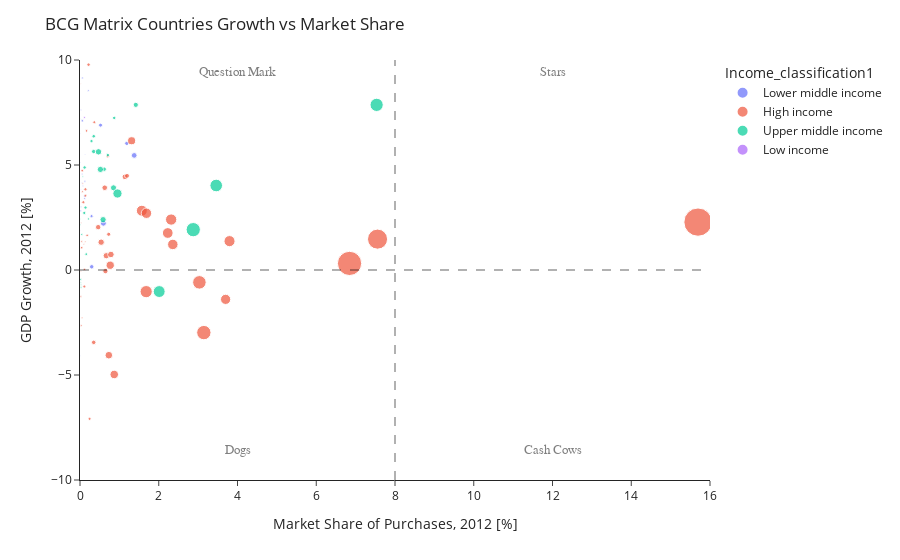

The notebook cell saved with this chart:
### Code cell
data = px.scatter(df2, x="percent", y='growth_GDP',size='count_amount', color='Income_classification1 ', hover_name='country_name',
                  size_max=20)

layout = go.Layout(
    title='Growth-Share Matrix of countries Madrid transactions',
    xaxis=dict(
        title='Market Share of Purchases, 2012 [%]',
        gridcolor='rgb(255, 255, 255)',
        zerolinewidth=1,
        ticklen=5,
        gridwidth=2,
    ),
    yaxis=dict(
        title='GDP Growth, 2012 [%]',
        gridcolor='rgb(255, 255, 255)',
        zerolinewidth=1,
        ticklen=5,
        gridwidth=2,
    ),
    paper_bgcolor='rgb(0,0,0,0)',
    plot_bgcolor='rgb(0,0,0,0)',
)

fig = go.Figure(data=data, layout=layout)

fig = fig.update_layout(
    yaxis_range=[-10,10], 
    title='BCG Matrix Countries Growth vs Market Share',
    yaxis=dict(title='GDP Growth, 2012 [%]'))    
fig.update_layout(
    xaxis_range=[-0,16],
    xaxis=dict(title='Market Share of Purchases, 2012 [%]'))

fig.update_layout(template="simple_white")
fig.add_hline(y=0,line_width=2, line_dash="dash", line_color="black")
fig.add_vline(x=8, line_width=2, line_dash="dash", line_color="black")

fig.add_annotation(
    x=4
    , y=9
    , text='Question Mark'
    , yanchor='bottom'
    , showarrow=False
    , arrowhead=1
    , arrowsize=1
    , arrowwidth=2
    , arrowcolor="#636363"
    , ax=-20
    , ay=-30
    , font=dict(size=13, color="grey", family="Sans Serif")
    , align="left"
    ,)
fig.add_annotation(
    x=12
    , y=9
    , text='Stars'
    , yanchor='bottom'
    , showarrow=False
    , arrowhead=1
    , arrowsize=1
    , arrowwidth=2
    , arrowcolor="#636363"
    , ax=-20
    , ay=-30
    , font=dict(size=13, color="grey", family="Sans Serif")
    , align="left"
    ,)

fig.add_annotation(
    x=12
    , y=-9
    , text='Cash Cows'
    , yanchor='bottom'
    , showarrow=False
    , arrowhead=1
    , arrowsize=1
    , arrowwidth=2
    , arrowcolor="#636363"
    , ax=-20
    , ay=-30
    , font=dict(size=13, color="grey", family="Sans Serif")
    , align="left"
    ,)

fig.add_annotation(
    x=4
    , y=-9
    , text='Dogs'
    , yanchor='bottom'
    , showarrow=False
    , arrowhead=1
    , arrowsize=1
    , arrowwidth=2
    , arrowcolor="#636363"
    , ax=-20
    , ay=-30
    , font=dict(size=13, color="grey", family="Sans Serif")
    , align="left"
    ,)

### Figure 1 — Plotly figure (JSON) as saved in the notebook; plotly's stock layout.template omitted (floating-point values rounded to 4 significant figures)
{"data": [{"hovertemplate": "<b>%{hovertext}</b><br><br>Income_classification1 =Lower middle income<br>percent=%{x}<br>growth_GDP=%{y}<br>count_amount=%{marker.size}<extra></extra>", "hovertext": ["Algeria", "Angola", "Bolivia (Plurinational State of)", "Côte d'Ivoire", "Egypt", "El Salvador", "Honduras", "India", "Indonesia", "Kenya", "Lebanon", "Mongolia", "Morocco", "Nicaragua", "Nigeria", "Pakistan", "Philippines", "Samoa", "Senegal", "Sri Lanka", "Ukraine", "Uzbekistan", "Viet Nam", "Zimbabwe"], "legendgroup": "Lower middle income", "marker": {"color": "#636efa", "size": [7, 7, 2, 3, 73, 7, 4, 69, 39, 5, 21, 4, 4, 1, 8, 10, 33, 1, 3, 8, 42, 13, 3, 1], "sizemode": "area", "sizeref": 4.215, "symbol": "circle"}, "mode": "markers", "name": "Lower middle income", "orientation": "v", "showlegend": true, "type": "scatter", "x": [0.1192, 0.2106, 0.008312, 0.02133, 0.5937, 0.01994, 0.05431, 1.376, 1.189, 0.05843, 0.2935, 0.05566, 0.02653, 0.01358, 0.1244, 0.1171, 0.5215, 0.002567, 0.06925, 0.0598, 0.2981, 0.05753, 0.1281, 0.01082], "xaxis": "x", "y": [3.4, 8.54, 5.122, 7.62, 2.226, 2.816, 4.129, 5.456, 6.03, 4.569, 2.565, 12.32, 3.01, 6.495, 4.23, 3.507, 6.897, -4.089, 4.003, 9.145, 0.1523, 7.102, 5.5, 16.67], "yaxis": "y"}, {"hovertemplate": "<b>%{hovertext}</b><br><br>Income_classification1 =High income<br>percent=%{x}<br>growth_GDP=%{y}<br>count_amount=%{marker.size}<extra></extra>", "hovertext": ["Andorra", "Australia", "Austria", "Bahrain", "Belgium", "Canada", "Cayman Islands", "Chile", "Croatia", "Curacao", "Cyprus", "Czechia", "Denmark", "Estonia", "Finland", "France", "Greece", "Hong Kong", "Hungary", "Iceland", "Ireland", "Israel", "Italy", "Japan", "Korea, Republic of", "Kuwait", "Latvia", "Lithuania", "Luxembourg", "Malta", "Netherlands", "New Zealand", "Norway", "Oman", "Panama", "Poland", "Portugal", "Puerto Rico", "Qatar", "Romania", "Saudi Arabia", "Singapore", "Slovakia", "Slovenia", "Sweden", "Switzerland", "Trinidad and Tobago", "United Arab Emirates", "United Kingdom ", "United States of America", "Uruguay"], "legendgroup": "High income", "marker": {"color": "#EF553B", "size": [153, 66, 83, 8, 90, 242, 5, 136, 7, 3, 43, 19, 146, 21, 218, 1239, 20, 35, 7, 13, 59, 252, 434, 259, 267, 14, 19, 22, 14, 5, 314, 4, 229, 2, 25, 86, 123, 12, 15, 62, 21, 70, 7, 8, 385, 231, 5, 51, 848, 1686, 17], "sizemode": "area", "sizeref": 4.215, "symbol": "circle"}, "mode": "markers", "name": "High income", "orientation": "v", "showlegend": true, "type": "scatter", "x": [0.8694, 0.6279, 0.6669, 0.06135, 0.7849, 2.229, 0.09823, 1.311, 0.05293, 0.02398, 0.3486, 0.1101, 0.7674, 0.08535, 3.698, 6.846, 0.243, 0.7289, 0.02256, 0.04304, 0.6458, 1.57, 3.145, 3.797, 2.315, 0.1662, 0.3634, 0.1378, 0.1819, 0.0727, 1.68, 0.03124, 1.688, 0.01948, 0.2174, 0.5368, 0.7322, 0.1132, 0.05653, 0.4621, 0.7059, 1.142, 0.04338, 0.03014, 3.032, 2.357, 0.1354, 1.194, 7.556, 15.7, 0.1378], "xaxis": "x", "y": [-4.974, 3.917, 0.6804, 3.728, 0.7392, 1.762, 1.23, 6.155, -2.276, -0.06589, -3.447, -0.785, 0.2265, 3.228, -1.398, 0.3131, -7.087, 1.7, -1.258, 1.064, -0.05235, 2.823, -2.981, 1.375, 2.403, 6.626, 7.037, 3.844, 1.65, 4.118, -1.03, 2.245, 2.703, 8.863, 9.779, 1.325, -4.057, 0.02928, 4.73, 2.041, 5.411, 4.435, 1.358, -2.639, -0.5883, 1.217, 1.343, 4.484, 1.47, 2.281, 3.538], "yaxis": "y"}, {"hovertemplate": "<b>%{hovertext}</b><br><br>Income_classification1 =Upper middle income<br>percent=%{x}<br>growth_GDP=%{y}<br>count_amount=%{marker.size}<extra></extra>", "hovertext": ["Argentina", "Armenia", "Azerbaijan", "Belarus", "Belize", "Bosnia and Herzegovina", "Botswana", "Brazil", "Bulgaria", "China", "Colombia", "Costa Rica", "Dominican Republic", "Ecuador", "Georgia", "Guatemala", "Iraq", "Jamaica", "Jordan", "Kazakhstan", "Malaysia", "Mexico", "Moldova, Republic of", "North Macedonia", "Paraguay", "Peru", "Russian Federation", "South Africa", "Taiwan, Province of China", "Thailand", "Turkey", "Venezuela (Bolivarian Republic of)"], "legendgroup": "Upper middle income", "marker": {"color": "#00cc96", "size": [297, 1, 3, 9, 2, 7, 5, 428, 16, 369, 78, 24, 22, 39, 27, 22, 1, 2, 11, 40, 25, 179, 3, 8, 5, 23, 335, 83, 56, 25, 82, 87], "sizemode": "area", "sizeref": 4.215, "symbol": "circle"}, "mode": "markers", "name": "Upper middle income", "orientation": "v", "showlegend": true, "type": "scatter", "x": [2.011, 0.002386, 0.0125, 0.04509, 0.01055, 0.02703, 0.07254, 2.876, 0.1586, 7.533, 0.8515, 0.117, 0.1087, 0.3466, 0.349, 0.1395, 0.00729, 0.02027, 0.2132, 0.6153, 0.7064, 0.9514, 0.01767, 0.01771, 0.02529, 0.292, 3.46, 0.5861, 1.417, 0.8694, 0.5182, 0.4697], "xaxis": "x", "y": [-1.026, 7.2, 2.165, 1.687, 2.428, -0.8218, 4.456, 1.921, 0.7549, 7.864, 3.913, 4.883, 2.717, 5.642, 6.369, 2.975, 13.94, -0.6136, 2.429, 4.8, 5.473, 3.642, -0.5897, -0.4562, -0.708, 6.14, 4.024, 2.396, 7.864, 7.243, 4.788, 5.626], "yaxis": "y"}, {"hovertemplate": "<b>%{hovertext}</b><br><br>Income_classification1 =Low income<br>percent=%{x}<br>growth_GDP=%{y}<br>count_amount=%{marker.size}<extra></extra>", "hovertext": ["Malawi", "Mozambique", "Uganda"], "legendgroup": "Low income", "marker": {"color": "#ab63fa", "size": [1, 8, 2], "sizemode": "area", "sizeref": 4.215, "symbol": "circle"}, "mode": "markers", "name": "Low income", "orientation": "v", "showlegend": true, "type": "scatter", "x": [0.00127, 0.1126, 0.02768], "xaxis": "x", "y": [1.886, 7.258, 3.837], "yaxis": "y"}], "layout": {"annotations": [{"align": "left", "arrowcolor": "#636363", "arrowhead": 1, "arrowsize": 1, "arrowwidth": 2, "ax": -20, "ay": -30, "font": {"color": "grey", "family": "Sans Serif", "size": 13}, "showarrow": false, "text": "Question Mark", "x": 4, "y": 9, "yanchor": "bottom"}, {"align": "left", "arrowcolor": "#636363", "arrowhead": 1, "arrowsize": 1, "arrowwidth": 2, "ax": -20, "ay": -30, "font": {"color": "grey", "family": "Sans Serif", "size": 13}, "showarrow": false, "text": "Stars", "x": 12, "y": 9, "yanchor": "bottom"}, {"align": "left", "arrowcolor": "#636363", "arrowhead": 1, "arrowsize": 1, "arrowwidth": 2, "ax": -20, "ay": -30, "font": {"color": "grey", "family": "Sans Serif", "size": 13}, "showarrow": false, "text": "Cash Cows", "x": 12, "y": -9, "yanchor": "bottom"}, {"align": "left", "arrowcolor": "#636363", "arrowhead": 1, "arrowsize": 1, "arrowwidth": 2, "ax": -20, "ay": -30, "font": {"color": "grey", "family": "Sans Serif", "size": 13}, "showarrow": false, "text": "Dogs", "x": 4, "y": -9, "yanchor": "bottom"}], "legend": {"itemsizing": "constant", "title": {"text": "Income_classification1 "}, "tracegroupgap": 0}, "margin": {"t": 60}, "shapes": [{"line": {"color": "black", "dash": "dash", "width": 2}, "type": "line", "x0": 0, "x1": 1, "xref": "x domain", "y0": 0, "y1": 0, "yref": "y"}, {"line": {"color": "black", "dash": "dash", "width": 2}, "type": "line", "x0": 8, "x1": 8, "xref": "x", "y0": 0, "y1": 1, "yref": "y domain"}], "title": {"text": "BCG Matrix Countries Growth vs Market Share"}, "xaxis": {"anchor": "y", "domain": [0, 1], "range": [0, 16], "title": {"text": "Market Share of Purchases, 2012 [%]"}}, "yaxis": {"anchor": "x", "domain": [0, 1], "range": [-10, 10], "title": {"text": "GDP Growth, 2012 [%]"}}}}
